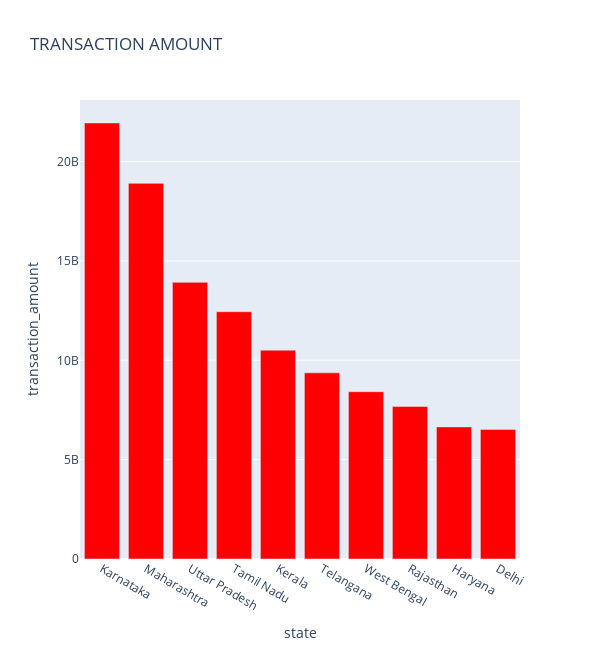
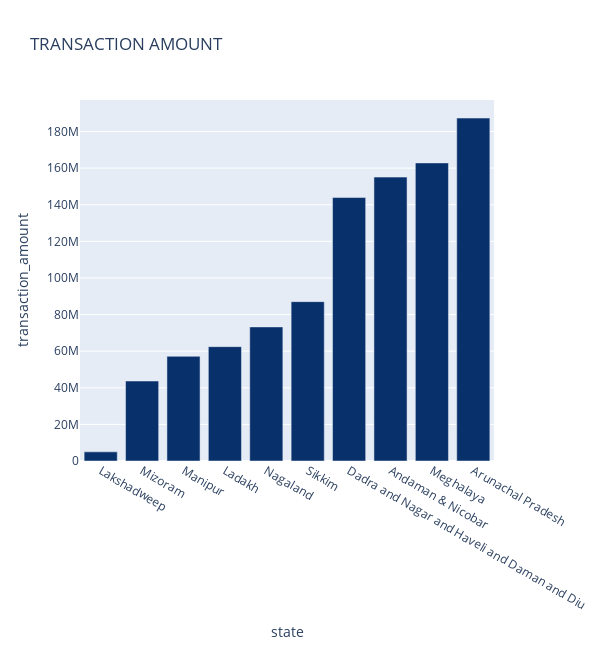

Notebook source saved alongside these figures, in order:
### Code cell
top_chart_transaction_amount("map_insurance")

### Figure 1 — Plotly figure (JSON) as saved in the notebook; plotly's stock layout.template omitted (floating-point values rounded to 4 significant figures)
{"data": [{"hovertemplate": "<b>%{hovertext}</b><br><br>state=%{x}<br>transaction_amount=%{y}<extra></extra>", "hovertext": ["Karnataka", "Maharashtra", "Uttar Pradesh", "Tamil Nadu", "Kerala", "Telangana", "West Bengal", "Rajasthan", "Haryana", "Delhi"], "legendgroup": "", "marker": {"color": "rgb(255,0,0)", "pattern": {"shape": ""}}, "name": "", "orientation": "v", "showlegend": false, "textposition": "auto", "type": "bar", "x": ["Karnataka", "Maharashtra", "Uttar Pradesh", "Tamil Nadu", "Kerala", "Telangana", "West Bengal", "Rajasthan", "Haryana", "Delhi"], "xaxis": "x", "y": [21945238776, 18905028288, 13922771960, 12444058024, 10509748056, 9368476120, 8419705912, 7677230880, 6647849816, 6522921376], "yaxis": "y"}], "layout": {"barmode": "relative", "height": 650, "legend": {"tracegroupgap": 0}, "title": {"text": "TRANSACTION AMOUNT"}, "width": 600, "xaxis": {"anchor": "y", "domain": [0, 1], "title": {"text": "state"}}, "yaxis": {"anchor": "x", "domain": [0, 1], "title": {"text": "transaction_amount"}}}}

### Figure 2 — Plotly figure (JSON) as saved in the notebook; plotly's stock layout.template omitted (floating-point values rounded to 4 significant figures)
{"data": [{"hovertemplate": "<b>%{hovertext}</b><br><br>state=%{x}<br>transaction_amount=%{y}<extra></extra>", "hovertext": ["Lakshadweep", "Mizoram", "Manipur", "Ladakh", "Nagaland", "Sikkim", "Dadra and Nagar and Haveli and Daman and Diu", "Andaman & Nicobar", "Meghalaya", "Arunachal Pradesh"], "legendgroup": "", "marker": {"color": "rgb(8,48,107)", "pattern": {"shape": ""}}, "name": "", "orientation": "v", "showlegend": false, "textposition": "auto", "type": "bar", "x": ["Lakshadweep", "Mizoram", "Manipur", "Ladakh", "Nagaland", "Sikkim", "Dadra and Nagar and Haveli and Daman and Diu", "Andaman & Nicobar", "Meghalaya", "Arunachal Pradesh"], "xaxis": "x", "y": [4992296, 43700736, 57203632, 62466664, 73252936, 87067072, 143939312, 155094336, 162858896, 187366040], "yaxis": "y"}], "layout": {"barmode": "relative", "height": 650, "legend": {"tracegroupgap": 0}, "title": {"text": "TRANSACTION AMOUNT"}, "width": 600, "xaxis": {"anchor": "y", "domain": [0, 1], "title": {"text": "state"}}, "yaxis": {"anchor": "x", "domain": [0, 1], "title": {"text": "transaction_amount"}}}}
